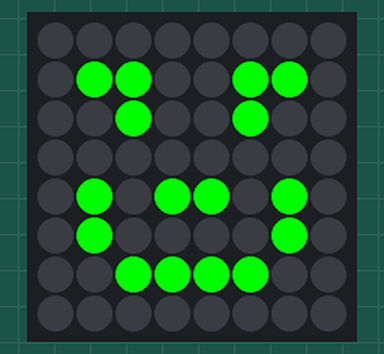
Recording of a program running on a simulated Raspberry Pi (BCM pin numbers) with a Sense HAT. On the bench: the Sense HAT's 8×8 RGB LED matrix. Dim RGB values are drawn brighter than linear; random numbers come from a fixed seed.

Above: at 0.17 s.
At 11.25 s:
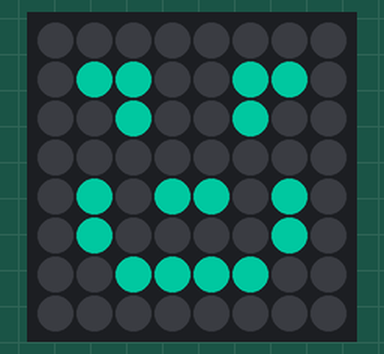
At 11.99 s:
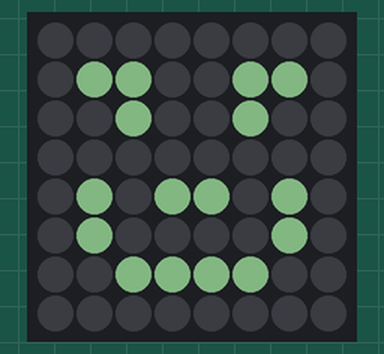
At 16.96 s:
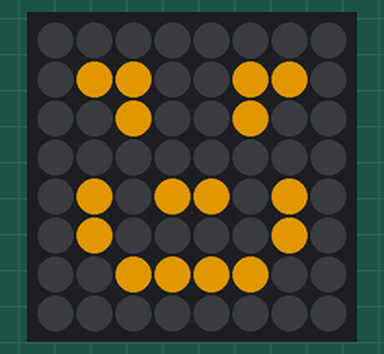
At 20.36 s:
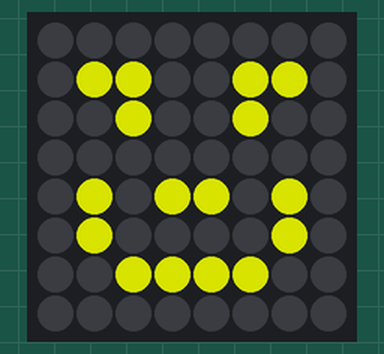
At 36.41 s:
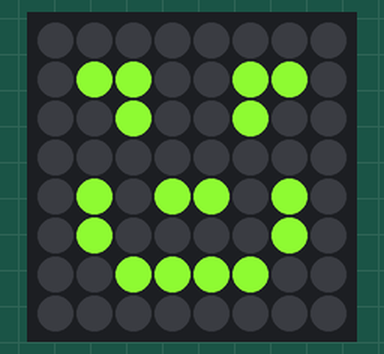

The program:

tamagotchi_example.py
```python
from sense_hat import SenseHat
import time
import random

s = SenseHat()
#s.low_light = True

red = 0
blue = 0
green = 255;
foreground = (red, green, blue)
background = (0, 0, 0)
minimum = -20
maximum = 20

def change_random_color():
    global red
    global green
    global blue
    color_number = random.randint(1,3) # random number between 1 and 3
    if color_number == 1: red = clamp(red + random.randint(minimum, maximum), 0, 255)
    elif color_number == 2: green = clamp(green + random.randint(minimum, maximum), 0, 255)
    else: blue = clamp(blue + random.randint(minimum, maximum), 0, 255)

def clamp(n, smallest, largest): return max(smallest, min(n, largest))

def tamagotchi_face():
    B = background
    F = foreground
    image = [
    B, B, B, B, B, B, B, B,
    B, F, F, B, B, F, F, B,
    B, B, F, B, B, F, B, B,
    B, B, B, B, B, B, B, B,
    B, F, B, F, F, B, F, B,
    B, F, B, B, B, B, F, B,
    B, B, F, F, F, F, B, B,
    B, B, B, B, B, B, B, B,
    ]
    return image

s.set_pixels(tamagotchi_face())

while True:
  change_random_color()
  foreground= (red,green,blue)
  s.set_pixels(tamagotchi_face())
  time.sleep(0.05)

#images = [trinket_logo, trinket_logo, plus, raspi_logo, raspi_logo, equals, heart, heart]
#count = 0

#while True:
#    s.set_pixels(images[count % len(images)]())
#    time.sleep(.75)
#    count += 1
```
